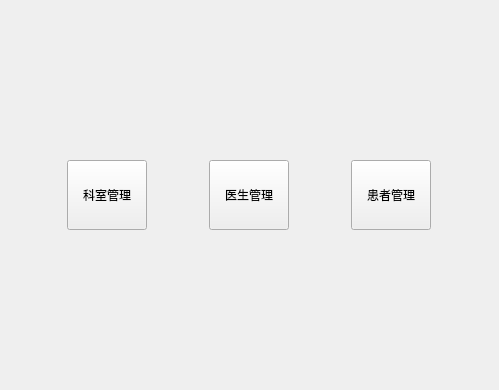
<?xml version="1.0" encoding="UTF-8"?>
<ui version="4.0">
 <class>WelcomeView</class>
 <widget class="QWidget" name="WelcomeView">
  <property name="geometry">
   <rect>
    <x>0</x>
    <y>0</y>
    <width>499</width>
    <height>390</height>
   </rect>
  </property>
  <property name="windowTitle">
   <string>欢迎</string>
  </property>
  <layout class="QVBoxLayout" name="verticalLayout">
   <item>
    <layout class="QHBoxLayout" name="horizontalLayout">
     <item>
      <widget class="QPushButton" name="pushButton">
       <property name="minimumSize">
        <size>
         <width>80</width>
         <height>70</height>
        </size>
       </property>
       <property name="maximumSize">
        <size>
         <width>50</width>
         <height>70</height>
        </size>
       </property>
       <property name="text">
        <string>科室管理</string>
       </property>
      </widget>
     </item>
     <item>
      <widget class="QPushButton" name="pushButton_2">
       <property name="minimumSize">
        <size>
         <width>80</width>
         <height>70</height>
        </size>
       </property>
       <property name="maximumSize">
        <size>
         <width>50</width>
         <height>70</height>
        </size>
       </property>
       <property name="text">
        <string>医生管理</string>
       </property>
      </widget>
     </item>
     <item>
      <widget class="QPushButton" name="pushButton_3">
       <property name="minimumSize">
        <size>
         <width>80</width>
         <height>70</height>
        </size>
       </property>
       <property name="maximumSize">
        <size>
         <width>50</width>
         <height>16777215</height>
        </size>
       </property>
       <property name="text">
        <string>患者管理</string>
       </property>
      </widget>
     </item>
    </layout>
   </item>
  </layout>
 </widget>
 <resources/>
 <connections/>
</ui>
